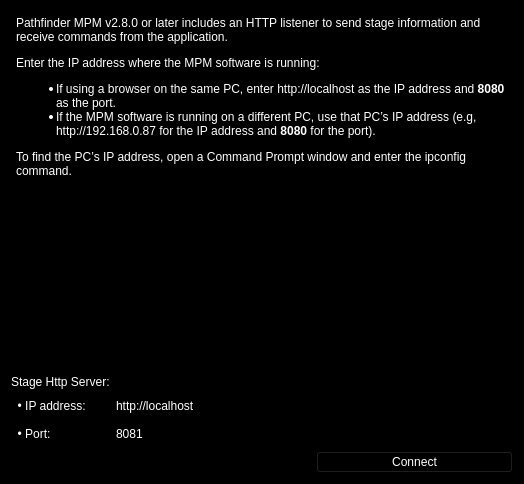
<?xml version="1.0" encoding="UTF-8"?>
<ui version="4.0">
 <class>Form</class>
 <widget class="QWidget" name="Form">
  <property name="geometry">
   <rect>
    <x>0</x>
    <y>0</y>
    <width>471</width>
    <height>484</height>
   </rect>
  </property>
  <property name="windowTitle">
   <string>Form</string>
  </property>
  <property name="styleSheet">
   <string notr="true">QWidget{
background-color: rgb(00,00,00);
color: #FFFFFF;
}
QPushButton{
	background-color: black;
}
 QPushButton:pressed {
     background-color: rgb(224, 0, 0);     
}
QPushButton:hover {
     background-color: rgb(100, 30, 30);
}
QPushButton#startButton:disabled:checked {
	color: gray;
}
QPushButton#startButton:disabled:checked {
	background-color: #ffaaaa;
}
QPushButton#startButton:disabled:!checked {
	background-color: lightGreen;
}
QMessageBox {
    background-color: rgb(00,00,00);
    color: #FFFFFF;
}
QMessageBox QLabel {
    color: #FFFFFF;
}
QMessageBox QPushButton {
    background-color: rgb(50,50,50);
    color: #FFFFFF;
}
QMessageBox QPushButton:hover {
    background-color: rgb(100, 30, 30);
}
QMessageBox QPushButton:pressed {
    background-color: rgb(224, 0, 0);
}</string>
  </property>
  <layout class="QGridLayout" name="gridLayout">
   <item row="0" column="0">
    <layout class="QGridLayout" name="gridLayout_server">
     <item row="3" column="0">
      <widget class="QLabel" name="label_port">
       <property name="text">
        <string>  • Port:</string>
       </property>
      </widget>
     </item>
     <item row="1" column="0" colspan="2">
      <widget class="QLabel" name="label">
       <property name="text">
        <string>Stage Http Server:</string>
       </property>
      </widget>
     </item>
     <item row="2" column="0">
      <widget class="QLabel" name="label_ip">
       <property name="text">
        <string>  • IP address:</string>
       </property>
      </widget>
     </item>
     <item row="0" column="0" colspan="3">
      <widget class="QTextBrowser" name="textBrowser_server">
       <property name="minimumSize">
        <size>
         <width>300</width>
         <height>200</height>
        </size>
       </property>
       <property name="html">
        <string>&lt;!DOCTYPE HTML PUBLIC &quot;-//W3C//DTD HTML 4.0//EN&quot; &quot;http://www.w3.org/TR/REC-html40/strict.dtd&quot;&gt;
&lt;html&gt;&lt;head&gt;&lt;meta name=&quot;qrichtext&quot; content=&quot;1&quot; /&gt;&lt;style type=&quot;text/css&quot;&gt;
p, li { white-space: pre-wrap; }
&lt;/style&gt;&lt;/head&gt;&lt;body style=&quot; font-family:'MS Shell Dlg 2'; font-size:5.57143pt; font-weight:400; font-style:normal;&quot;&gt;
&lt;p style=&quot; margin-top:12px; margin-bottom:12px; margin-left:0px; margin-right:0px; -qt-block-indent:0; text-indent:0px;&quot;&gt;&lt;span style=&quot; font-size:9pt;&quot;&gt;Pathfinder MPM v2.8.0 or later includes an HTTP listener to send stage information and receive commands from the application.&lt;/span&gt;&lt;/p&gt;
&lt;p style=&quot; margin-top:12px; margin-bottom:12px; margin-left:0px; margin-right:0px; -qt-block-indent:0; text-indent:0px;&quot;&gt;&lt;span style=&quot; font-size:9pt;&quot;&gt;Enter the IP address where the MPM software is running:&lt;/span&gt;&lt;/p&gt;
&lt;ul style=&quot;margin-top: 0px; margin-bottom: 0px; margin-left: 0px; margin-right: 0px; -qt-list-indent: 1;&quot;&gt;&lt;li style=&quot; font-size:9pt;&quot; style=&quot; margin-top:12px; margin-bottom:0px; margin-left:0px; margin-right:0px; -qt-block-indent:0; text-indent:0px;&quot;&gt;If using a browser on the same PC, enter http://localhost as the IP address and &lt;span style=&quot; font-weight:600;&quot;&gt;8080&lt;/span&gt; as the port.&lt;/li&gt;
&lt;li style=&quot; font-size:9pt;&quot; style=&quot; margin-top:0px; margin-bottom:12px; margin-left:0px; margin-right:0px; -qt-block-indent:0; text-indent:0px;&quot;&gt;If the MPM software is running on a different PC, use that PC’s IP address (e.g, http://192.168.0.87 for the IP address and &lt;span style=&quot; font-weight:600;&quot;&gt;8080&lt;/span&gt; for the port).&lt;/li&gt;&lt;/ul&gt;
&lt;p style=&quot; margin-top:12px; margin-bottom:12px; margin-left:0px; margin-right:0px; -qt-block-indent:0; text-indent:0px;&quot;&gt;&lt;span style=&quot; font-size:9pt;&quot;&gt;To find the PC’s IP address, open a Command Prompt window and enter the &lt;/span&gt;&lt;span style=&quot; font-family:'Courier New'; font-size:9pt;&quot;&gt;ipconfig&lt;/span&gt;&lt;span style=&quot; font-size:9pt;&quot;&gt; command.&lt;/span&gt;&lt;/p&gt;&lt;/body&gt;&lt;/html&gt;</string>
       </property>
      </widget>
     </item>
     <item row="2" column="1" colspan="2">
      <widget class="QLineEdit" name="lineEdit_ip">
       <property name="minimumSize">
        <size>
         <width>400</width>
         <height>0</height>
        </size>
       </property>
       <property name="text">
        <string>http://localhost</string>
       </property>
      </widget>
     </item>
     <item row="4" column="2">
      <widget class="QPushButton" name="connect_btn">
       <property name="maximumSize">
        <size>
         <width>200</width>
         <height>16777215</height>
        </size>
       </property>
       <property name="text">
        <string>Connect</string>
       </property>
      </widget>
     </item>
     <item row="3" column="1" colspan="2">
      <widget class="QLineEdit" name="lineEdit_port">
       <property name="text">
        <string>8081</string>
       </property>
      </widget>
     </item>
     <item row="4" column="0" colspan="2">
      <spacer name="horizontalSpacer">
       <property name="orientation">
        <enum>Qt::Horizontal</enum>
       </property>
       <property name="sizeHint" stdset="0">
        <size>
         <width>40</width>
         <height>20</height>
        </size>
       </property>
      </spacer>
     </item>
    </layout>
   </item>
  </layout>
 </widget>
 <resources/>
 <connections/>
</ui>
